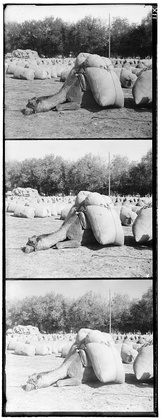
%> input picture ImageAligning/Result/00010v.jpg, 162 x 420 px, shrunk from 396 x 1024 before the run
$ octave Starter.m   (GNU Octave 9; MATLAB toolbox functions it lacks are replaced by stand-ins)
%> lines starting %> are read from the running program, lines starting %| are printed output that depends on the picture
### ImageAligning/alignMulti.m
function [xoff, yoff, aimg] = alignMulti(img,B)
% This function is to align img to B using multi-scale algorithms
% Output is the aligned version of img

	[h,w] = size(B);
	% Build Image Pyramid for img & B
	pyramid_scale = 2;
	pyramid_levels = floor(log2(min(h,w)) - log2(16)) + 1; % choose your value
	gaussianf = fspecial('gaussian', [5,5], 1.5); % change if you need

	imgs = cell(pyramid_levels,1);
	imgs{1} = img;
	Bs = cell(pyramid_levels,1);
	Bs{1} = B;

	for ilevel = 2:1:pyramid_levels
		tmpB = imfilter(Bs{ilevel-1},gaussianf);
        tmpimg = imfilter(imgs{ilevel-1},gaussianf);
        %unsharp mask
        tmpB = imsharpen(tmpB, 'Radius', 2);
        tmpimg = imsharpen(tmpimg);

        Bs{ilevel} = tmpB(2:2:end, 2:2:end);
        imgs{ilevel} = tmpimg(2:2:end, 2:2:end);

    end

    xoff = 0;
    yoff = 0;
	%Match using Image Pyramids
	for ilevel = pyramid_levels:-1:1
        [h0, w0] = size(Bs{ilevel});
        xoff = xoff * 2; yoff = yoff * 2;
        startx0 = 1; endx0 = h0; starty0 = 1; endy0 = w0;
        startx1 = 1; endx1 = h0; starty1 = 1; endy1 = w0;
        if (xoff < 0) startx1 = 1-xoff; endx0 = h0 + xoff; end;
        if (yoff < 0) starty1 = 1-yoff; endy0 = w0 + yoff; end;
        if (xoff > 0) startx0 = xoff+1; endx1 = h0 - xoff; end;
        if (yoff > 0) starty0 = yoff+1; endy1 = w0 - yoff; end;
        tmp1 = Bs{ilevel}(startx0:endx0, starty0:endy0);
        tmp2 = imgs{ilevel}(startx1:endx1, starty1:endy1);
        tmpoff = alignsingle1(tmp1,tmp2);
        xoff = xoff + tmpoff(1);
        yoff = yoff + tmpoff(2);
    end

	% Output aimg
	aimg = zeros(h,w);
    startx = 1; starty = 1; endx = h; endy = w;
    tmpxstart = 1; tmpystart = 1;
    if (xoff > 0) endx = h - xoff; tmpxstart = 1 + xoff; end
    if (yoff > 0) endy = w - yoff; tmpystart = 1 + yoff; end
    if (xoff < 0) startx = 1 - xoff; end
    if (yoff < 0) starty = 1 - yoff; end
	aimg(tmpxstart:tmpxstart+endx-startx, tmpystart:tmpystart+endy-starty) = img(startx:endx, starty:endy);

end

### ImageAligning/alignsingle1.m
function tmpoff = alignsingle1(img,B)
% This function is to align img to B using single-scale algorithms
% Output is the aligned version of img
	[h,w] = size(B);
    [h1,w1] = size(img);
	% Initialize variables
	minMetric = inf; % minimum metric value
	minVector = zeros(2,1); % best shift vector by far

    if max(h,w) >= 1000
        offset = 1;
    else
        offset = 5;
    end
     for r_s = -offset : offset
         for c_s = -offset : offset
             s_row1 = 1; e_row1 = h; s_col1 = 1; e_col1 = w;
             s_row2 = 1; e_row2 = h1; s_col2 = 1; e_col2 = w1;
             if (r_s < 0)
                 s_row1 = 1 - r_s;
                 e_row2 = 1 + h - s_row1;
             else
                 s_row2 = 1 + r_s;
                 e_row1 = 1 + h1 - s_row2;
             end
             if (c_s < 0)
                 s_col1 = 1 - c_s;
                 e_col2 = 1 + w - s_col1;
             else
                 s_col2 = 1 + c_s;
                 e_col1 = 1 + w1 - s_col2;
             end

             if (e_row1 > h)
                 e_row1 = h;
                 e_row2 = s_row2 + h - s_row1;
             end
             if (e_row2 > h1)
                 e_row2 = h1;
                 e_row1 = s_row1 + h1 - s_row2;
             end
             if (e_col1 > w)
                 e_col1 = w;
                 e_col2 = s_col2 + w - s_col1;
             end
             if (e_col2 > w1)
                 e_col2 = w1;
                 e_col1 = s_col1 + w1 - s_col2;
             end
             i1 = B(s_row1:e_row1, s_col1:e_col1);
             i2 = img(s_row2:e_row2, s_col2:e_col2);
             ssd = sum(sum((i1 - i2).^2))/numel(i1);
             if (ssd < minMetric)
                minVector = [r_s, c_s];
                minMetric = ssd;
             end
         end
     end

	% Output aimg
    tmpoff = minVector;
end

### ImageAligning/cropborder.m
function offset = cropborder(img)
    gray = img;
    gray = rgb2gray(gray);

    fl = fspecial('gaussian', [3,3], 1.5); % change if you need
    scaleimg = imfilter(gray,fl);
    scaleimg = scaleimg(2:2:end, 2:2:end);
    [hh, ww] = size(scaleimg);
    times = 1;
    while(max(hh, ww) > 1000)
%        scaleimg = imfilter(scaleimg,fl);
       scaleimg = scaleimg(2:2:end, 2:2:end);
       [hh, ww] = size(scaleimg);
       times = times + 1;
   end
   count = 1;
   xstart = 1; ystart = 1; xend = hh; yend = ww;
     for row = 1:hh/10
        av = std(scaleimg(row,:));
        if (av < 0.15)
            xstart = row;
            count = 0;
        elseif count > 2
            break;
        else count = count + 1;
        end
     end
     count = 1;
%      disp('ha');
     for row = hh:-1:hh*0.9
        av = std(scaleimg(row,:));
%         disp(av);
        if (av < 0.15)
            xend = row;
            count = 0;
        elseif count > 2
            break;
        else count = count + 1;
        end
     end
     count = 1;
%      disp('ha');
     for col = 1:ww/10
        av = std(scaleimg(:,col));
%         disp(av);
        if (av < 0.15)
            ystart = col;
            count = 0;
        elseif count > 2
            break;
        else count = count + 1;
        end
     end
%      disp('ha');
     count = 1;
     for col = ww:-1:ww*0.9
        av = std(scaleimg(:,col));
%         disp(av);
        if (av < 0.15)
            yend = col;
            count = 0;
        elseif count > 2
            break;
        else count = count + 1;
        end
     end

% [57 lines of commented-out code are left out]
    xend = xend*2.^times;
    xstart = xstart*2.^times;
    yend = yend*2.^times;
    ystart = ystart*2.^times;
    offset = [xstart, xend, ystart, yend];
%     disp(offset);
end

### ImageAligning/Starter.m
% Input glass plate image
imgname = 'Result/00010v.jpg';
fullimg = imread(imgname);
%> fullimg is the input picture: size 420x162 uint8; min 0, max 255, mean 161.2

% Convert to double matrix
fullimg = im2double(fullimg);
%> fullimg: size 420x162 double

% Extract 3 channels from input image
% Calculate the height of each part (about 1/3 of total)
ImgH = floor(size(fullimg,1)/3);
%> ImgH = 140

% Separate B-G-R channels
B = fullimg(1:ImgH,:);
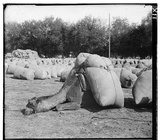
%> B: size 140x162 double; min 0, max 1, mean 0.547
G = fullimg(ImgH+1:2*ImgH,:);
R = fullimg(2*ImgH+1:size(fullimg,1),:);
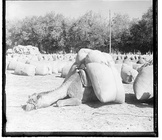
%> R: size 140x162 double; min 0, max 1, mean 0.696

%% Align the images

tic;   % The Timer starts. To Evalute algorithms' efficiency.

%aB = alignSingle(B,G);
%aR = alignSingle(R,G);
[xoffb, yoffb, aB] = alignMulti(B,G);
%> the loop in alignMulti, `for ilevel = 2:1:pyramid_levels` made 3 passes
%> pass 1, in alignMulti, `tmpB = imsharpen(tmpB, 'Radius', 2);`:
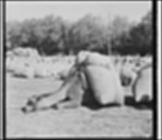
%> tmpB: size 140x162 double; min -0.111, max 1.17, mean 0.645; drawn with min black and max white
%> after the loop in alignMulti, `for ilevel = 2:1:pyramid_levels`: Bs = 4 items
%> the loop in alignMulti, `for ilevel = pyramid_levels:-1:1` made 4 passes
%> (h0, w0, xoff, startx1) on pass 4: (140, 162, -2, 3)
%> (h0, w0, xoff, tmpoff) on passes 2 to 3: (35, 40, 0, [0 0]), (70, 81, -1, [-1 0])
%> in alignMulti, `startx = 1 - xoff`: startx = 3
%> in alignMulti, `aimg(tmpxstart:tmpxstart+endx-startx, tmpystart:tmpystart+endy-starty)..`:
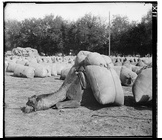
%> aimg: size 140x162 double; min 0, max 1, mean 0.533
%> xoffb = -2; yoffb = 0
[xoffr, yoffr, aR] = alignMulti(R,G);
%> the loop in alignMulti (call 2), `for ilevel = 2:1:pyramid_levels` made 3 passes
%> pass 2, in alignMulti (call 2), `tmpimg = imfilter(imgs{ilevel-1},gaussianf);`:
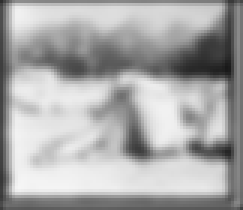
%> tmpimg: size 70x81 double (shown 3 times larger); min 0.1, max 0.968, mean 0.669
%> after the loop in alignMulti (call 2), `for ilevel = 2:1:pyramid_levels`: Bs = 4 items
%> the loop in alignMulti (call 2), `for ilevel = pyramid_levels:-1:1` made 4 passes
%> (h0, w0, startx0, tmpoff) on passes 3 to 4: (70, 81, 3, [0 0]), (140, 162, 5, [-1 0])
%> (h0, w0, h in alignsingle1, w in alignsingle1) on pass 1: (17, 20, 17, 20)
%> in alignMulti (call 2), `endx = h - xoff`: endx = 137
%> in alignMulti (call 2), `tmpxstart = 1 + xoff`: tmpxstart = 4
%> in alignMulti (call 2), `aimg(tmpxstart:tmpxstart+endx-startx, tmpystart:tmpystart+endy-starty)..`:
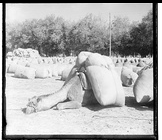
%> aimg: size 140x162 double; min 0, max 1, mean 0.676
%> xoffr = 3; yoffr = 0

toc;   % The Timer stops and displays time elapsed.

%% Output Results

%crop border step1
xoff = 1; yoff = 1;
xend = 0; yend = 0;
if xoffb > 0 xoff = xoffb; end
if yoffb > 0 yoff = yoffb; end
if xoffr > 0 & xoffr > xoffb xoff = xoffr; end
%> after `xoff = xoffr`: xoff = 3
if yoffr > 0 & yoffr > yoffb yoff = yoffr; end
if xoffb < 0 xend = xoffb; end
%> after `xend = xoffb`: xend = -2
if yoffb < 0 yend = yoffb; end
if xoffr < 0 & xoffr < xoffb xend = xoffr; end
if yoffr < 0 & yoffr < yoffb yend = yoffr; end
aR = aR(xoff:end+xend, yoff:end+yend);
aB = aB(xoff:end+xend, yoff:end+yend);
G  =  G(xoff:end+xend, yoff:end+yend);

colorImg = cat(3,aR,G,aB);

%Crop border step2
offset = cropborder(colorImg);
%> after the loop in cropborder, `while(max(hh, ww) > 1000)`: times = 1
%> the loop in cropborder, `for row = 1:hh/10` made 6 passes
%> av on passes 1 to 6: 0.133, 0.151, 0.149, 0.153, 0.158, 0.164
%> the loop in cropborder, `for row = hh:-1:hh*0.9` made 7 passes
%> av on passes 1 to 7: 0.0883, 0.129, 0.146, 0.149, 0.15, 0.152, 0.152
%> the loop in cropborder, `for col = 1:ww/10` made 8 passes
%> av on passes 1 to 8: 0.056, 0.0459, 0.105, 0.127, 0.132, 0.157, 0.164, 0.159
%> the loop in cropborder, `for col = ww:-1:ww*0.9` made 9 passes
%> av on passes 1 to 9: 0.0269, 0.0411, 0.0562, 0.0155, 0.0678, 0.232, 0.253, 0.257, 0.266
%> in cropborder, `xend = xend*2.^times;`: xend = 130
%> in cropborder, `xstart = xstart*2.^times;`: xstart = 6
%> in cropborder, `yend = yend*2.^times;`: yend = 154
%> in cropborder, `ystart = ystart*2.^times;`: ystart = 10
%> in cropborder, `offset = [xstart, xend, ystart, yend];`: offset = [6 130 10 154]
%> offset = [6 130 10 154]
colorImg = colorImg(offset(1):offset(2), offset(3):offset(4), :);

%colorImg = hist_enhance(colorImg);

% Show the resulting image: "imshow" command
imshow(colorImg);
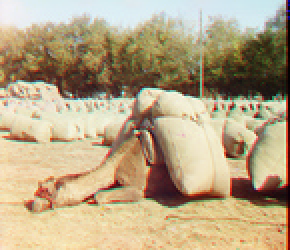
%> displayed picture: size 125x145x3, on the screen's scale of 0 to 255 (shown 2 times larger); mean R, G, B 183.3, 165.1, 132.5

% Save result image to File
imwrite(colorImg,['result-' imgname '.jpg']);
